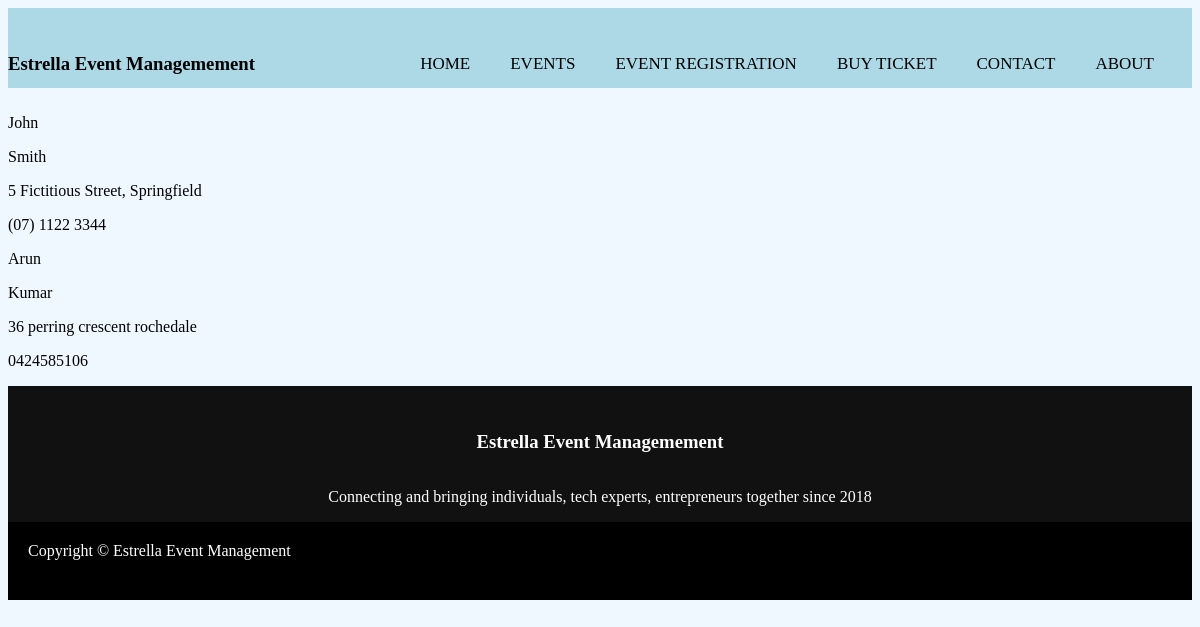
Page /getcustomers.php on the committed database.
### tables this page shows
CREATE TABLE CUSTOMERS
(
CUSTID INTEGER PRIMARY KEY,
FIRSTNAME varchar(64),
LASTNAME varchar(64),
ADDRESS varchar(255),
PHONE varchar(16)
);

### query.php (called while the page is built, shortened)
<?php
   function getCustomers($searchTerm = null) {
      $db = new MyDB();
      if(!$searchTerm) {
         $sql ='SELECT * from CUSTOMERS;';
      } else {
         $sql ='SELECT * FROM CUSTOMERS WHERE FIRSTNAME LIKE "'.$searchTerm.'" OR LASTNAME LIKE "'.$searchTerm.'" OR ADDRESS LIKE "'.$searchTerm.'" OR PHONE  LIKE "'.$searchTerm.'"';
      }
      $ret = $db->query($sql);
      $array = [];
      if(!$ret){
        echo $db->lastErrorMsg();
        return [];
      } else {
         while($row = $ret->fetchArray(SQLITE3_ASSOC) ){
            $array[] = $row;
         }
         return $array;
      }
   }
?>

### getcustomers.php (the view, shortened to what this page needs)
<!DOCTYPE html>
<html>
<head>
<link rel="stylesheet" href="style.css">
</head>
    <link rel="stylesheet" href="style.css">
<body>
<?php include 'navigation.php';?>
<?php require_once "query.php"; ?>
<?php
$customers = getCustomers();
foreach ($customers as $customer) {
     echo "<p>".$customer['FIRSTNAME']."</p>";
     echo "<p>".$customer['LASTNAME']."</p>";
     echo "<p>".$customer['ADDRESS']."</p>";
     echo "<p>".$customer['PHONE']."</p>";
}
?>
<?php include 'footer.php';?>
</body>
</html>

### style.css (style rules this page uses)
* { text-decoration: none; list-style: none; box-sizing: border-box; }
body { background-color: aliceblue; }

### rows in the picture
customers: FIRSTNAME "John", LASTNAME "Smith", ADDRESS "5 Fictitious Street, Springfield", PHONE "(07) 1122 3344"
customers: FIRSTNAME "Arun", LASTNAME "Kumar", ADDRESS "36 perring crescent rochedale", PHONE "0424585106"
